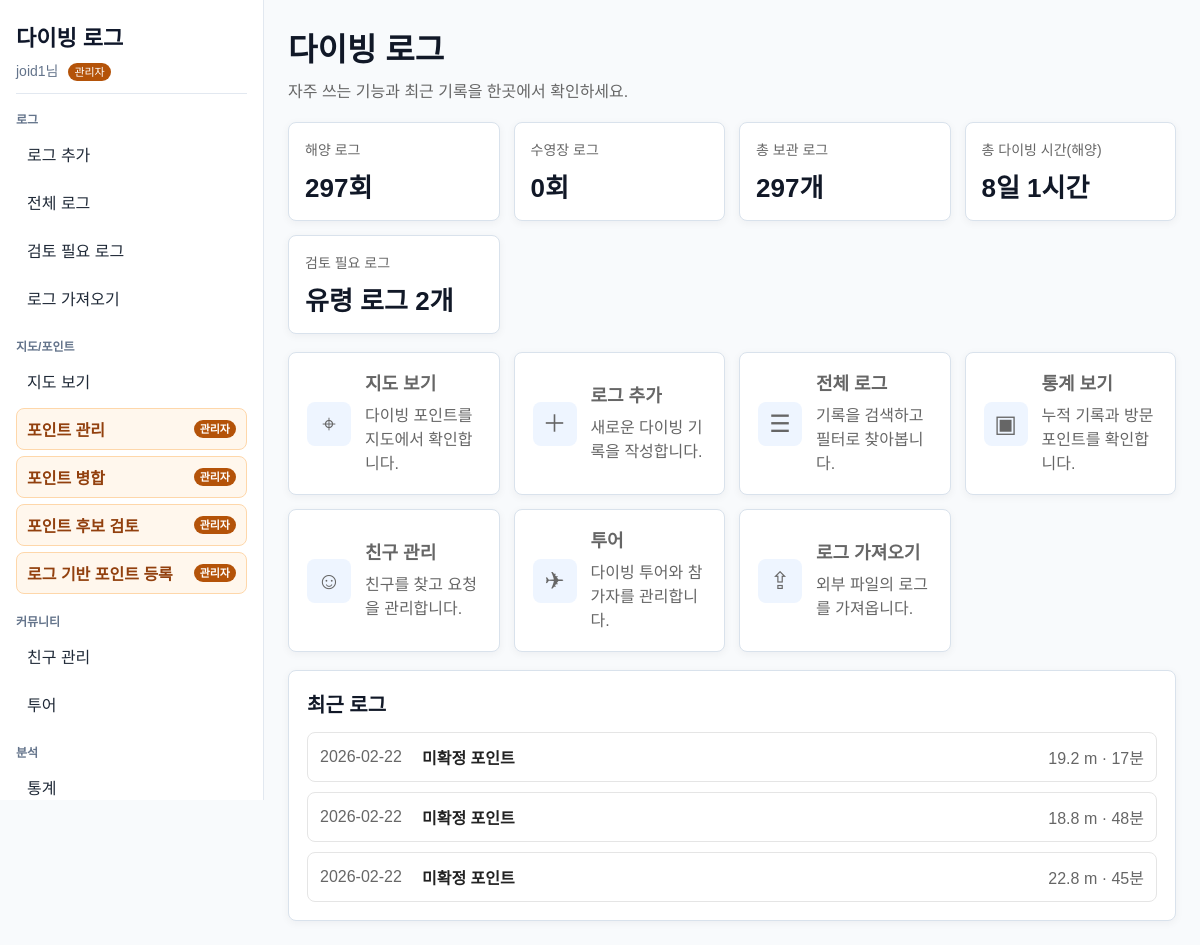
The page / (signed in) on the database its author committed.
### app/models.py (models this page shows)
class User(Base):
    __tablename__ = "users"
    id = Column(Integer, primary_key=True, index=True)
    username = Column(String, unique=True, index=True, nullable=False)
    password_hash = Column(String, nullable=False)
    is_admin = Column(Boolean, default=False, nullable=False)

class DiveLog(Base):
    __tablename__ = "dive_logs"
    id = Column(Integer, primary_key=True, index=True)
    dive_number = Column(Integer, nullable=True, index=True)
    dive_date = Column(Date, nullable=False)
    dive_point_id = Column(Integer, ForeignKey("dive_points.id"))
    user_id = Column(Integer, ForeignKey("users.id"), nullable=True)
    buddy_user_id = Column(Integer, ForeignKey("users.id"), nullable=True)
    max_depth = Column(Float)
    avg_depth = Column(Float)
    entry_time = Column(Time, nullable=True)
    exit_time = Column(Time, nullable=True)
    dive_time = Column(Integer)  # 분 단위
    water_temp = Column(Float)
    visibility = Column(Integer)
    latitude = Column(Float, nullable=True)
    longitude = Column(Float, nullable=True)
    site_name = Column(String, nullable=True)
    buddy = Column(String)
    start_pressure = Column(Integer)
    end_pressure = Column(Integer)
    image_path = Column(String, nullable=True)
    note = Column(String)
    profile_samples = Column(Text, nullable=True)
    import_source = Column(String, nullable=True, index=True)
    import_external_id = Column(String, nullable=True, index=True)
    import_source_file_hash = Column(String, nullable=True, index=True)
    dive_point = relationship("DivePoint", backref="dive_logs")
    user = relationship("User", foreign_keys=[user_id], backref="dive_logs")
    buddy_user = relationship("User", foreign_keys=[buddy_user_id])

class DivePoint(Base):
    __tablename__ = "dive_points"
    id = Column(Integer, primary_key=True, index=True)
    name = Column(String, index=True)
    area_id = Column(Integer, ForeignKey("areas.id"))
    latitude = Column(Float, nullable=True)
    longitude = Column(Float, nullable=True)
    point_type = Column(String, nullable=False, default="OCEAN")
    memo = Column(String, nullable=True)
    area = relationship("Area", backref="dive_points")

### main.py (the view)
@app.get("/")
def home(request: Request):
    db = SessionLocal()
    try:
        current_user = get_current_user(request, db)
        visible_logs_query = db.query(DiveLog).filter(visible_log_condition(current_user))
        ocean_logs_query = (
            db.query(DiveLog)
            .join(DivePoint, DiveLog.dive_point_id == DivePoint.id)
            .filter(visible_log_condition(current_user))
            .filter(DivePoint.point_type == "OCEAN")
        )
        pool_logs_query = (
            db.query(DiveLog)
            .join(DivePoint, DiveLog.dive_point_id == DivePoint.id)
            .filter(visible_log_condition(current_user))
            .filter(DivePoint.point_type == "POOL")
        )
        total_dives = ocean_logs_query.with_entities(func.count(DiveLog.id)).scalar()
        pool_dives = pool_logs_query.with_entities(func.count(DiveLog.id)).scalar()
        total_stored_logs = visible_logs_query.with_entities(func.count(DiveLog.id)).scalar()
        ghost_log_count = visible_logs_query.filter(ghost_log_condition()).with_entities(func.count(DiveLog.id)).scalar()
        total_dive_time = ocean_logs_query.with_entities(func.sum(DiveLog.dive_time)).scalar()
        total_dive_time_display = format_dive_duration(total_dive_time)
        recent_logs = (
            db.query(DiveLog)
            .options(
                joinedload(DiveLog.dive_point)
            )
            .filter(visible_log_condition(current_user))
            .order_by(DiveLog.dive_number.desc(), DiveLog.id.desc())
            .limit(3)
            .all()
        )
        return templates.TemplateResponse(
            "home.html",
            {
                "request": request,
                "total_dives": total_dives,
                "pool_dives": pool_dives,
                "total_stored_logs": total_stored_logs,
                "ghost_log_count": ghost_log_count,
                "total_dive_time": total_dive_time,
                "total_dive_time_display": total_dive_time_display,
                "recent_logs": recent_logs
            }
        )
    finally:
        db.close()

### templates/home.html (shortened to what this page needs)
{% extends "base.html" %}
{% block content %}
<div class="home-page">
    <header class="home-header">
        <h1>다이빙 로그</h1>
        <p>자주 쓰는 기능과 최근 기록을 한곳에서 확인하세요.</p>
    </header>
    <section class="summary-grid">
        <div class="summary-card">
            <div class="summary-label">해양 로그</div>
            <div class="summary-value">{{ total_dives or 0 }}회</div>
        </div>
        <div class="summary-card">
            <div class="summary-label">수영장 로그</div>
            <div class="summary-value">{{ pool_dives or 0 }}회</div>
        </div>
        <div class="summary-card">
            <div class="summary-label">총 보관 로그</div>
            <div class="summary-value">{{ total_stored_logs or 0 }}개</div>
        </div>
        <div class="summary-card">
            <div class="summary-label">총 다이빙 시간(해양)</div>
            <div class="summary-value">{{ total_dive_time_display }}</div>
        </div>
        <a class="summary-card" href="/logs?point_type=GHOST">
            <div class="summary-label">검토 필요 로그</div>
            <div class="summary-value">유령 로그 {{ ghost_log_count or 0 }}개</div>
        </a>
    </section>
    <section class="menu-grid">
        <a class="menu-card" href="/map">
            <span class="menu-icon" aria-hidden="true">⌖</span>
            <span class="menu-text">
                <strong>지도 보기</strong>
                <span>다이빙 포인트를 지도에서 확인합니다.</span>
            </span>
        </a>
        <a class="menu-card" href="/log/add">
            <span class="menu-icon" aria-hidden="true">＋</span>
            <span class="menu-text">
                <strong>로그 추가</strong>
                <span>새로운 다이빙 기록을 작성합니다.</span>
            </span>
        </a>
        <a class="menu-card" href="/logs">
            <span class="menu-icon" aria-hidden="true">☰</span>
            <span class="menu-text">
                <strong>전체 로그</strong>
                <span>기록을 검색하고 필터로 찾아봅니다.</span>
            </span>
        </a>
        <a class="menu-card" href="/stats">
            <span class="menu-icon" aria-hidden="true">▣</span>
            <span class="menu-text">
                <strong>통계 보기</strong>
                <span>누적 기록과 방문 포인트를 확인합니다.</span>
            </span>
        </a>
        <a class="menu-card" href="/friends">
            <span class="menu-icon" aria-hidden="true">☺</span>
            <span class="menu-text">
                <strong>친구 관리</strong>
                <span>친구를 찾고 요청을 관리합니다.</span>
            </span>
        </a>
        <a class="menu-card" href="/trips">
            <span class="menu-icon" aria-hidden="true">✈</span>
            <span class="menu-text">
                <strong>투어</strong>
                <span>다이빙 투어와 참가자를 관리합니다.</span>
            </span>
        </a>
        <a class="menu-card" href="/import">
            <span class="menu-icon" aria-hidden="true">⇪</span>
            <span class="menu-text">
                <strong>로그 가져오기</strong>
                <span>외부 파일의 로그를 가져옵니다.</span>
            </span>
        </a>
    </section>
    <section class="recent-card">
        <h2>최근 로그</h2>
        {% if recent_logs %}
        <div class="recent-list">
            {% for log in recent_logs %}
            <a class="recent-item" href="/log/{{ log.id }}">
                <div class="recent-date">{{ log.dive_date }}</div>
                <div class="recent-point">{{ log.dive_point.name if log.dive_point else '-' }}</div>
                <div class="recent-meta">
                    {{ log.max_depth if log.max_depth is not none else '-' }}{% if log.max_depth is not none %} m{% endif %}
                    ·
                    {{ log.dive_time if log.dive_time is not none else '-' }}{% if log.dive_time is not none %}분{% endif %}
                </div>
            </a>
            {% endfor %}
        </div>
        {% else %}
        <p class="empty-text">아직 등록된 로그가 없습니다.</p>
        {% endif %}
    </section>
</div>
{% endblock %}

### templates/base.html (shortened to what this page needs)
<!DOCTYPE html>
<html>
<head>
<link
 rel="stylesheet"
 href="https://unpkg.com/leaflet@1.9.4/dist/leaflet.css"
/>
<link rel="stylesheet" href="/static/css/style.css">
</head>
<body>
<div class="app-shell">
    <aside class="sidebar">
        <div class="sidebar-header">
            <a class="brand-link" href="/">다이빙 로그</a>
            {% if request.session.get("user_id") %}
            <div class="nav-user">
                {{ request.session.get("username") }}님
                {% if request.session.get("is_admin") %}<span class="admin-badge">관리자</span>{% endif %}
            </div>
            {% endif %}
        </div>
        <nav class="nav-groups" aria-label="주 메뉴">
            <div class="nav-group">
                <div class="nav-group-title">로그</div>
                <a class="nav-link" href="/log/add">로그 추가</a>
                <a class="nav-link" href="/logs">전체 로그</a>
                <a class="nav-link" href="/logs/review-needed">검토 필요 로그</a>
                <a class="nav-link" href="/import">로그 가져오기</a>
            </div>
            <div class="nav-group">
                <div class="nav-group-title">지도/포인트</div>
                <a class="nav-link" href="/map">지도 보기</a>
                {% if request.session.get("is_admin") %}
                <a class="nav-link admin-link" href="/admin/divepoints">포인트 관리 <span class="admin-badge">관리자</span></a>
                <a class="nav-link admin-link" href="/admin/points/merge">포인트 병합 <span class="admin-badge">관리자</span></a>
                <a class="nav-link admin-link" href="/admin/points/candidates">포인트 후보 검토 <span class="admin-badge">관리자</span></a>
                <a class="nav-link admin-link" href="/admin/points/from-logs">로그 기반 포인트 등록 <span class="admin-badge">관리자</span></a>
                {% endif %}
            </div>
            <div class="nav-group">
                <div class="nav-group-title">커뮤니티</div>
                <a class="nav-link" href="/friends">친구 관리</a>
                <a class="nav-link" href="/trips">투어</a>
            </div>
            <div class="nav-group">
                <div class="nav-group-title">분석</div>
                <a class="nav-link" href="/stats">통계</a>
            </div>
        </nav>
    </aside>
    <main class="main-content">
        {% block content %}{% endblock %}
    </main>
</div>
</body>
</html>

### static/css/style.css (style rules this page uses)
* { box-sizing: border-box; }
body { margin: 0; font-family: Arial, sans-serif; color: #111827; background: #f8fafc; }
.app-shell { display: flex; min-height: 100vh; }
.sidebar { position: sticky; top: 0; width: 264px; height: 100vh; display: flex; flex-direction: column; gap: 16px; padding: 20px 16px; border-right: 1px solid #e2e8f0; background: #ffffff; overflow-y: auto; }
.sidebar-header { padding-bottom: 12px; border-bottom: 1px solid #e2e8f0; }
.brand-link { display: block; color: #0f172a; font-size: 22px; font-weight: 700; text-decoration: none; }
.nav-user { margin-top: 8px; color: #64748b; font-size: 14px; }
.nav-groups { display: flex; flex: 1; flex-direction: column; gap: 18px; }
.nav-group { display: grid; gap: 6px; }
.nav-group-title { color: #64748b; font-size: 12px; font-weight: 700; letter-spacing: 0; }
.nav-link, .nav-action { display: flex; align-items: center; justify-content: space-between; width: 100%; min-height: 38px; padding: 8px 10px; border: 1px solid transparent; border-radius: 8px; color: #1f2937; background: transparent; text-align: left; text-decoration: none; cursor: pointer; }
.admin-link { border-color: #fed7aa; background: #fff7ed; color: #92400e; font-weight: 700; }
.admin-badge { display: inline-block; margin-left: 6px; padding: 2px 6px; border-radius: 999px; background: #b45309; color: #ffffff; font-size: 11px; line-height: 1.3; white-space: nowrap; }
.main-content { flex: 1; min-width: 0; padding: 24px; }

### templates/home.html (style rules this page uses)
.home-page { max-width: 1080px; }
.home-header { margin-bottom: 20px; }
.home-header h1 { margin: 0 0 8px; }
.home-header p { margin: 0; color: #666; }
.summary-grid, .menu-grid { display: grid; grid-template-columns: repeat(auto-fit, minmax(190px, 1fr)); gap: 14px; margin-bottom: 18px; }
.summary-card, .menu-card, .recent-card { border: 1px solid #d9e2ec; border-radius: 8px; background: #fff; box-shadow: 0 2px 8px rgba(15, 23, 42, 0.05); }
.summary-card { display: block; padding: 16px; color: inherit; text-decoration: none; }
.summary-label { margin-bottom: 8px; color: #666; font-size: 14px; }
.summary-value { font-size: 26px; font-weight: 700; }
.menu-card { display: grid; grid-template-columns: 44px 1fr; gap: 14px; align-items: center; padding: 18px; color: #222; text-decoration: none; min-height: 96px; transition: border-color 0.15s ease, box-shadow 0.15s ease, transform 0.15s ease; }
.menu-icon { display: inline-flex; align-items: center; justify-content: center; width: 44px; height: 44px; border-radius: 8px; background: #eef5ff; color: #2364d2; font-size: 24px; line-height: 1; }
.menu-text { min-width: 0; }
.menu-card strong { display: block; margin-bottom: 6px; font-size: 18px; }
.menu-card span { color: #666; line-height: 1.5; }
.recent-card { padding: 18px; }
.recent-card h2 { margin: 0 0 14px; font-size: 20px; }
.recent-list { display: grid; gap: 10px; }
.recent-item { display: grid; grid-template-columns: 90px 1fr auto; gap: 12px; align-items: center; padding: 12px; border: 1px solid #e5e5e5; border-radius: 8px; text-decoration: none; color: #222; }
.recent-date { color: #666; }
.recent-point { font-weight: 700; }
.recent-meta { color: #666; white-space: nowrap; }

### rows shown on the page
User: session.get "joid1"
DiveLog: dive_date "2026-02-22", dive_point "미확정 포인트", max_depth "19.2", dive_time "17", shows "분"
DiveLog: dive_date "2026-02-22", dive_point "미확정 포인트", max_depth "18.8", dive_time "48", shows "분"
DiveLog: dive_date "2026-02-22", dive_point "미확정 포인트", max_depth "22.8", dive_time "45", shows "분"

### other values the page prints
{{ total_dives or 0 }} "297"
{{ pool_dives or 0 }} "0"
{{ total_stored_logs or 0 }} "297"
{{ total_dive_time_display }} "8일 1시간"
{{ ghost_log_count or 0 }} "2"
